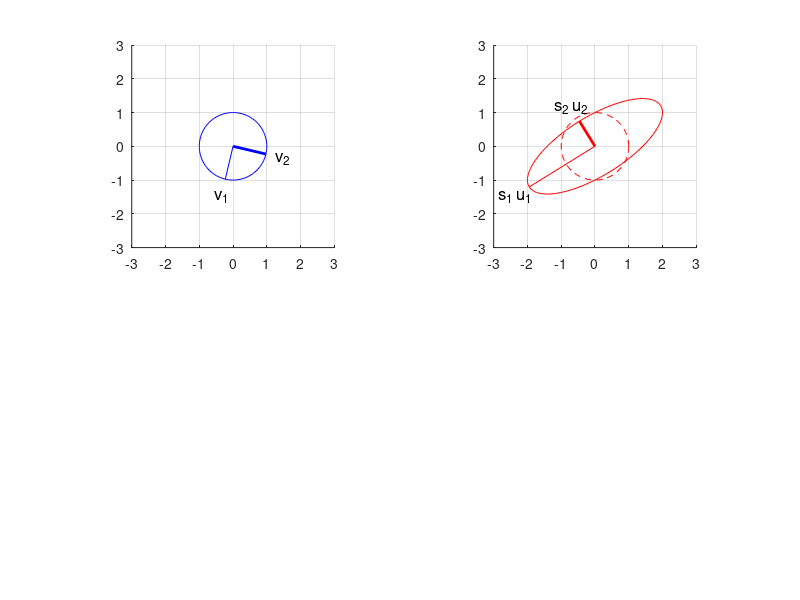

Recreate this plot in MATLAB.
%
% lab_svdgeom.m
% Carl Tape, GEOS 627, Inverse Problems and Parameter Estimation
%
% Geometry of the singular value decomposition
%

clc, clear, close all
 
% pick a matrix
G = randi([-2 2],2,2)

% singular value decomposition
[U,S,V] = svd(G)
Gcheck = U*S*V'

% singular values
s1 = S(1,1);
s2 = S(2,2);
% basis vectors
v1 = V(:,1);
v2 = V(:,2);
u1 = U(:,1);
u2 = U(:,2);

% unit circle for plotting
R = 1;
n = 100;
t = linspace(0,2*pi,n);
x = R*cos(t);
y = R*sin(t);
Cx = [x ; y];

% unit circles representing basis U and basis V
Ux = Cx;
Vx = Cx;

% standard basis
e1 = [1 0]';
e2 = [0 1]';

ax0 = 3*[-1 1 -1 1];
figure; nr=2; nc=2; fsize = 12;

subplot(nr,nc,1); hold on; grid on;
plot(Vx(1,:),Vx(2,:),'b-'); axis equal, axis(ax0);
plot([0 v1(1)],[0 v1(2)],'b',[0 v2(1)],[0 v2(2)],'b','linewidth',2);

GVx = G*Vx;     % ellipse for plotting
su1 = s1*u1;
su2 = s2*u2;
Ge1 = G*e1;
Ge2 = G*e2;

subplot(nr,nc,2); hold on; grid on;
plot(GVx(1,:),GVx(2,:),'r'); axis equal, axis(ax0);
plot(Ux(1,:),Ux(2,:),'r--');
plot([0 su1(1)],[0 su1(2)],'r',[0 su2(1)],[0 su2(2)],'r','linewidth',2);

% ugly code for positioning the text labels
f = 0.5;
subplot(nr,nc,1); 
[th,r] = cart2pol(v1(1),v1(2)); [v1p(1),v1p(2)] = pol2cart(th,r+f);
[th,r] = cart2pol(v2(1),v2(2)); [v2p(1),v2p(2)] = pol2cart(th,r+f);
text(v1p(1),v1p(2),'v_1','fontsize',fsize,'horizontalalignment','center');
text(v2p(1),v2p(2),'v_2','fontsize',fsize,'horizontalalignment','center');
subplot(nr,nc,2); 
[th,r] = cart2pol(su1(1),su1(2)); [su1p(1),su1p(2)] = pol2cart(th,r+f);
[th,r] = cart2pol(su2(1),su2(2)); [su2p(1),su2p(2)] = pol2cart(th,r+f);
text(su1p(1),su1p(2),'s_1 u_1','fontsize',fsize,'horizontalalignment','center');
text(su2p(1),su2p(2),'s_2 u_2','fontsize',fsize,'horizontalalignment','center');

% START CODE HERE FOR U --> GDAGGER --> V


%==========================================================================
